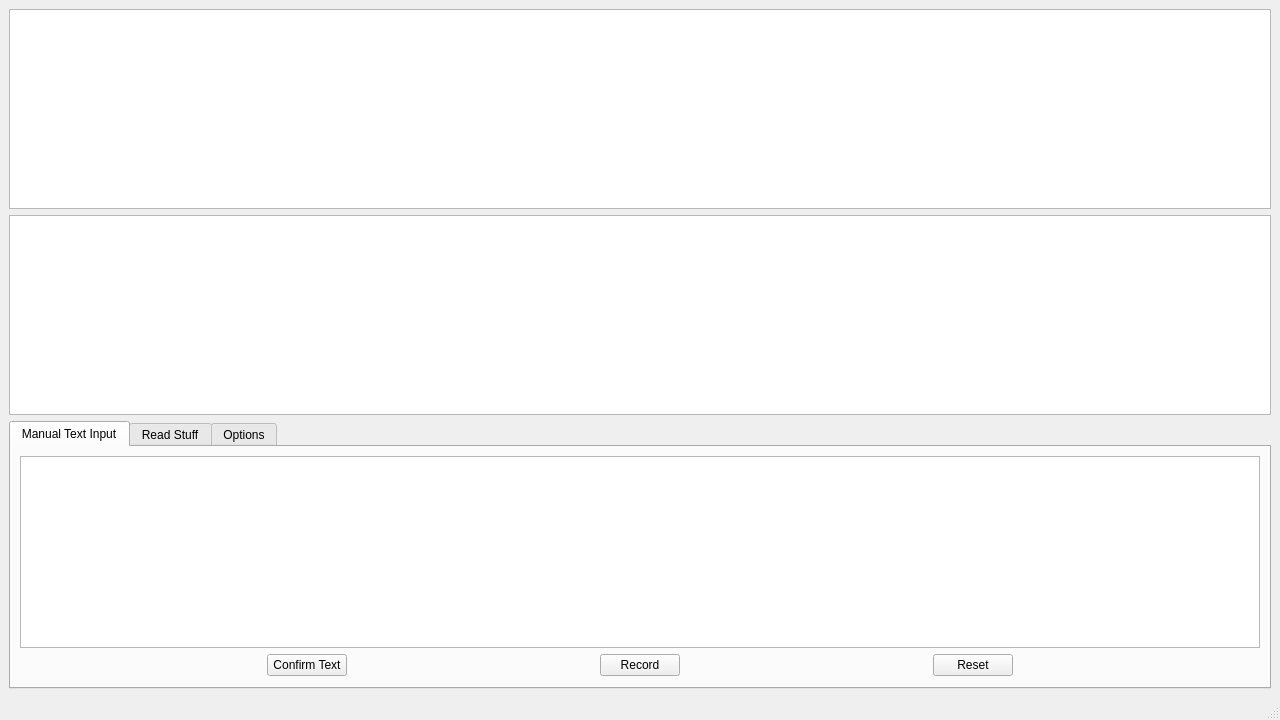
<?xml version="1.0" encoding="UTF-8"?>
<ui version="4.0">
 <class>MainWindow</class>
 <widget class="QMainWindow" name="MainWindow">
  <property name="geometry">
   <rect>
    <x>0</x>
    <y>0</y>
    <width>1280</width>
    <height>720</height>
   </rect>
  </property>
  <property name="windowTitle">
   <string>MainWindow</string>
  </property>
  <property name="autoFillBackground">
   <bool>false</bool>
  </property>
  <property name="documentMode">
   <bool>false</bool>
  </property>
  <widget class="QWidget" name="centralwidget">
   <property name="autoFillBackground">
    <bool>false</bool>
   </property>
   <layout class="QVBoxLayout" name="verticalLayout">
    <item>
     <layout class="QVBoxLayout" name="verticalLayout_3">
      <item>
       <widget class="PlotWidget" name="grPlot">
        <property name="enabled">
         <bool>true</bool>
        </property>
        <property name="sizePolicy">
         <sizepolicy hsizetype="Expanding" vsizetype="Expanding">
          <horstretch>0</horstretch>
          <verstretch>0</verstretch>
         </sizepolicy>
        </property>
        <property name="baseSize">
         <size>
          <width>1011</width>
          <height>900</height>
         </size>
        </property>
       </widget>
      </item>
      <item>
       <widget class="MatplotlibWidget" name="fftPlot"/>
      </item>
      <item>
       <widget class="QTabWidget" name="tabWidget">
        <property name="currentIndex">
         <number>0</number>
        </property>
        <widget class="QWidget" name="manualTextTab">
         <attribute name="title">
          <string>Manual Text Input</string>
         </attribute>
         <layout class="QVBoxLayout" name="verticalLayout_4">
          <item>
           <widget class="QTextEdit" name="textEdit">
            <property name="sizePolicy">
             <sizepolicy hsizetype="Expanding" vsizetype="Fixed">
              <horstretch>0</horstretch>
              <verstretch>0</verstretch>
             </sizepolicy>
            </property>
           </widget>
          </item>
          <item>
           <layout class="QHBoxLayout" name="horizontalLayout_3" stretch="0,0,0">
            <property name="spacing">
             <number>6</number>
            </property>
            <item>
             <widget class="QPushButton" name="textConfirmBtn">
              <property name="sizePolicy">
               <sizepolicy hsizetype="Fixed" vsizetype="Fixed">
                <horstretch>0</horstretch>
                <verstretch>0</verstretch>
               </sizepolicy>
              </property>
              <property name="layoutDirection">
               <enum>Qt::LeftToRight</enum>
              </property>
              <property name="text">
               <string>Confirm Text</string>
              </property>
             </widget>
            </item>
            <item>
             <widget class="QPushButton" name="mRecordBtn">
              <property name="sizePolicy">
               <sizepolicy hsizetype="Fixed" vsizetype="Fixed">
                <horstretch>100</horstretch>
                <verstretch>0</verstretch>
               </sizepolicy>
              </property>
              <property name="text">
               <string>Record</string>
              </property>
             </widget>
            </item>
            <item>
             <widget class="QPushButton" name="mResetBtn">
              <property name="sizePolicy">
               <sizepolicy hsizetype="Fixed" vsizetype="Fixed">
                <horstretch>0</horstretch>
                <verstretch>0</verstretch>
               </sizepolicy>
              </property>
              <property name="text">
               <string>Reset</string>
              </property>
             </widget>
            </item>
           </layout>
          </item>
         </layout>
        </widget>
        <widget class="QWidget" name="readBookTab">
         <property name="autoFillBackground">
          <bool>false</bool>
         </property>
         <attribute name="title">
          <string>Read Stuff</string>
         </attribute>
         <layout class="QVBoxLayout" name="verticalLayout_5">
          <item>
           <widget class="QLineEdit" name="bookText">
            <property name="sizePolicy">
             <sizepolicy hsizetype="Expanding" vsizetype="Expanding">
              <horstretch>0</horstretch>
              <verstretch>0</verstretch>
             </sizepolicy>
            </property>
           </widget>
          </item>
          <item>
           <layout class="QHBoxLayout" name="horizontalLayout_4">
            <item>
             <widget class="QPushButton" name="skipBtn">
              <property name="sizePolicy">
               <sizepolicy hsizetype="Fixed" vsizetype="Fixed">
                <horstretch>0</horstretch>
                <verstretch>0</verstretch>
               </sizepolicy>
              </property>
              <property name="text">
               <string>Skip</string>
              </property>
             </widget>
            </item>
            <item>
             <widget class="QPushButton" name="backBtn">
              <property name="sizePolicy">
               <sizepolicy hsizetype="Fixed" vsizetype="Fixed">
                <horstretch>0</horstretch>
                <verstretch>0</verstretch>
               </sizepolicy>
              </property>
              <property name="text">
               <string>Back</string>
              </property>
             </widget>
            </item>
            <item>
             <widget class="QPushButton" name="rRecordBtn">
              <property name="sizePolicy">
               <sizepolicy hsizetype="Fixed" vsizetype="Fixed">
                <horstretch>0</horstretch>
                <verstretch>0</verstretch>
               </sizepolicy>
              </property>
              <property name="text">
               <string>Record</string>
              </property>
             </widget>
            </item>
            <item>
             <widget class="QPushButton" name="rResetBtn">
              <property name="sizePolicy">
               <sizepolicy hsizetype="Fixed" vsizetype="Fixed">
                <horstretch>0</horstretch>
                <verstretch>0</verstretch>
               </sizepolicy>
              </property>
              <property name="text">
               <string>Reset</string>
              </property>
             </widget>
            </item>
           </layout>
          </item>
         </layout>
        </widget>
        <widget class="QWidget" name="optionsTab">
         <attribute name="title">
          <string>Options</string>
         </attribute>
         <layout class="QVBoxLayout" name="verticalLayout_2">
          <item>
           <layout class="QGridLayout" name="gridLayout">
            <item row="0" column="1">
             <widget class="QLineEdit" name="usernameInput">
              <property name="sizePolicy">
               <sizepolicy hsizetype="Expanding" vsizetype="Fixed">
                <horstretch>0</horstretch>
                <verstretch>0</verstretch>
               </sizepolicy>
              </property>
             </widget>
            </item>
            <item row="1" column="1">
             <widget class="QLineEdit" name="bookNameInput">
              <property name="sizePolicy">
               <sizepolicy hsizetype="Expanding" vsizetype="Fixed">
                <horstretch>0</horstretch>
                <verstretch>0</verstretch>
               </sizepolicy>
              </property>
             </widget>
            </item>
            <item row="1" column="0">
             <widget class="QLabel" name="bookLabel">
              <property name="text">
               <string>Book Name:</string>
              </property>
             </widget>
            </item>
            <item row="0" column="0">
             <widget class="QLabel" name="userLabel">
              <property name="sizePolicy">
               <sizepolicy hsizetype="Preferred" vsizetype="Preferred">
                <horstretch>0</horstretch>
                <verstretch>0</verstretch>
               </sizepolicy>
              </property>
              <property name="text">
               <string>User:</string>
              </property>
             </widget>
            </item>
            <item row="2" column="0">
             <widget class="QPushButton" name="opConfirmBtn">
              <property name="text">
               <string>Confirm</string>
              </property>
             </widget>
            </item>
           </layout>
          </item>
         </layout>
        </widget>
       </widget>
      </item>
     </layout>
    </item>
   </layout>
  </widget>
  <widget class="QStatusBar" name="statusbar"/>
 </widget>
 <customwidgets>
  <customwidget>
   <class>PlotWidget</class>
   <extends>QGraphicsView</extends>
   <header>pyqtgraph</header>
  </customwidget>
  <customwidget>
   <class>MatplotlibWidget</class>
   <extends>QGraphicsView</extends>
   <header>matplotlibwidget.h</header>
  </customwidget>
 </customwidgets>
 <resources/>
 <connections/>
</ui>
